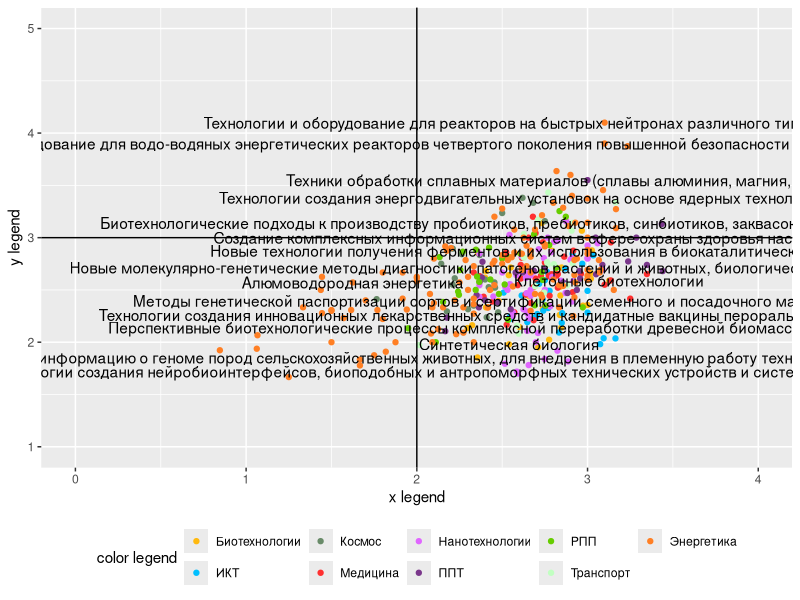

Reproduce this figure in R.
install.packages("ggplot2")
install.packages("ggrepel")

library(ggplot2)
library(ggrepel)

table <- read.table("data.csv",
                    header= TRUE,
                    sep = '\t',
                    quote= "\"",
                    encoding ="UTF-8",
                    stringsAsFactors =FALSE)

table$technology <- paste(toupper(substring(table$technology, 1,1)),
                          substring(table$technology, 2), sep = "")


x_lim <- c(floor(min(table$russian_level)),
           ceiling(max(table$russian_level)))

y_lim <- c(floor(min(table$russian_importance)),
           ceiling(max(table$russian_importance)))

ggplot(table, # data frame
       aes(x = russian_level,
           y = russian_importance,
           color = priority_area,
           label = technology)) +
    geom_point() +
    geom_text(color = 'black',
              check_overlap = TRUE) +
    labs(color = "color legend",
         x = "x legend",
         y = "y legend") +
    scale_color_manual(values = unique(table$color, incomparables = FALSE)) +
    theme(legend.position = "bottom") +
    lims(x = x_lim, y = y_lim) +
    geom_vline(xintercept = mean(x_lim)) +
    geom_hline(yintercept = mean(y_lim))